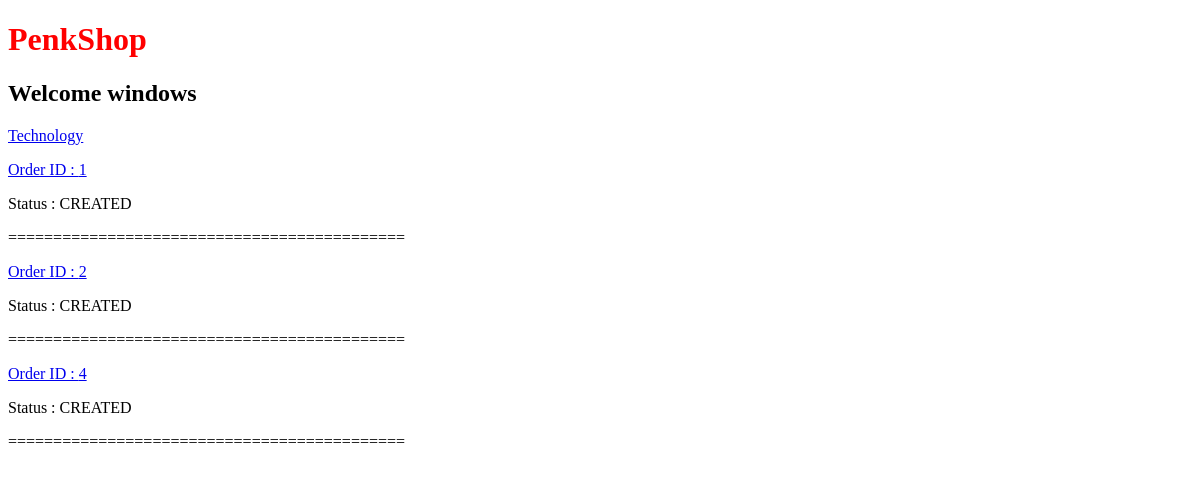
Before: /orders/order-list/ (signed in) with the older database file.
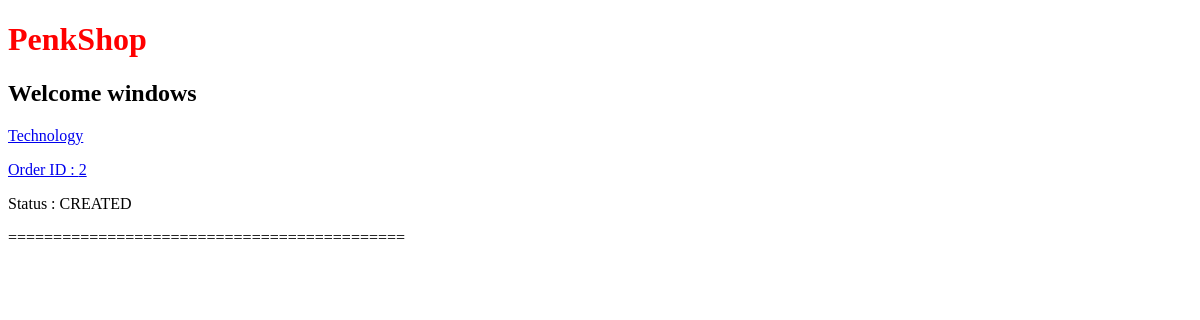
After: the same page with the newer database file.
### products/models.py (models this page shows)
class Category(models.Model):
    product = models.ForeignKey(Product, on_delete=models.SET_NULL, null=True)
    name = models.CharField(max_length=100)
    description = models.TextField()
    def __str__(self):
        return self.name

### orders/models.py (models this page shows, shortened)
class Order(models.Model):
    user = models.ForeignKey(settings.AUTH_USER_MODEL, on_delete=models.SET_NULL, null=True)
    products = models.ForeignKey(Product, on_delete=models.CASCADE)
    address = models.CharField(max_length=80)
    quantity = models.IntegerField(default=0)
    total_price = models.DecimalField(max_digits=12, decimal_places=2)
    status = models.CharField(max_length=20, choices=STATUS, default="CREATED")
    date_created = models.DateField(auto_now_add=True)
    def get_absolute_url(self):
        return reverse("orders:detail", kwargs={"pk": self.pk})

### orders/views.py (the view)
# urls.py: path('order-list/', order_list, name='list'),
def order_list(request):
    order_list = Order.objects.filter(user=request.user)
    return render(request, "orders/order_list.html", {"order_list": order_list})

### products/views.py (called while the page is built)
def navbar(request):
    category_list = Category.objects.all()
    return {'category_list': category_list}

### orders/templates/orders/order_list.html
{% extends 'base.html' %}
{% block content %}
    {% for order in order_list %}
        <a href="{{ order.get_absolute_url }}"><p>Order ID : {{ order.id }}</p></a>
        <p>Status : {{ order.status }}</p>
        <p>============================================</p>
    {% endfor %}
{% endblock content %}

### templates/base.html (shortened to what this page needs)
{% load static %}
<!DOCTYPE html>
<html lang="en">
<head>
    <link rel="stylesheet" href="{% static 'css/main.css' %}">
</head>
<body>
    <header>
        <h1>PenkShop</h1>
        {% if user.is_authenticated %}
            <h2>Welcome {{ user }}</h2>
        {% endif %}
    </header>
    <nav>
        {% for category in category_list %}
            <a href="#">{{ category }}</a>
        {% endfor %}
    </nav>
    {% block content %}
    {% endblock content %}
</body>
</html>

Changed rows visible on the page:
removed Order: id "1", status "CREATED"
removed Order: id "4", status "CREATED"
